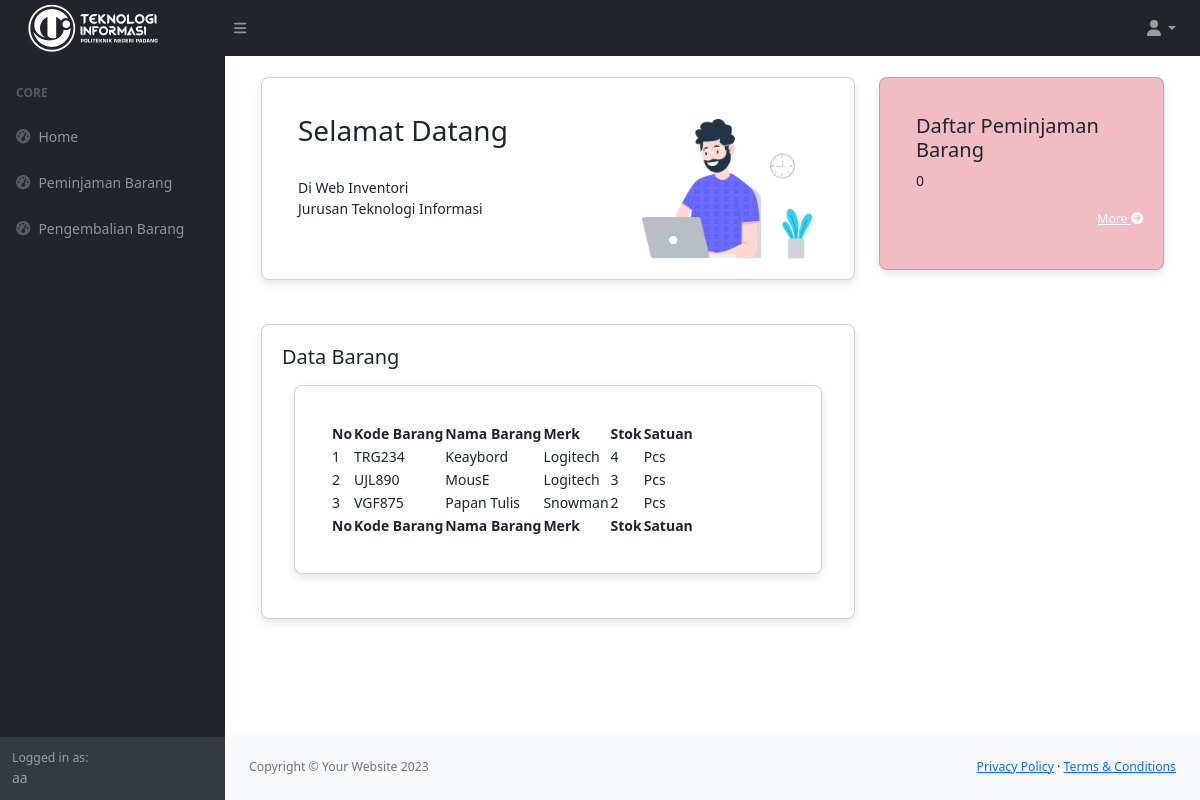
The app's page /index.php (signed in) with its own data.
### tables this page shows
CREATE TABLE `barang` (
  `kode` varchar(20) NOT NULL,
  `nama` varchar(50) NOT NULL,
  `merk` varchar(50) NOT NULL,
  `stok` varchar(50) NOT NULL DEFAULT '0',
  `satuan` varchar(50) NOT NULL
);

### home.php (the view, shortened to what this page needs)
<?php
$nama = $_SESSION['nama'];
$query2 = $db->query("SELECT COUNT(*) as kode FROM peminjaman LEFT JOIN mahasiswa ON peminjaman.nim=mahasiswa.nim WHERE mahasiswa.nama ='$nama' AND peminjaman.status = 'Selesai'");
$query3 = $db->query("SELECT COUNT(*) as kode FROM peminjaman WHERE status = 'Menunggu Konfirmasi'");
$barang2 = mysqli_fetch_assoc($query2);
?>
<br>
<div class="content-wrapper">
  <div class="container-xxl flex-grow-1 container-p-y">
    <div class="row">
      <div class="col-lg-8 mb-4 order-0">
        <div class="card">
          <div class="d-flex align-items-end row">
            <div class="col-sm-7">
              <div class="card-body">
                <h3 class="card-title text-dark">Selamat Datang</h3><br>
                <p class="mb-4">
                  Di Web Inventori <br> Jurusan Teknologi Informasi
                </p>
              </div>
            </div>
            <div class="col-sm-5 text-center text-sm-left">
              <div class="card-body pb-0 px-0 px-md-4">
                <img
                  src="man-with-laptop-light.png"
                  height="140"
                  alt="View Badge User"
                  data-app-dark-img="man-with-laptop-dark.png"
                  data-app-light-img="man-with-laptop-light.png" />
              </div>
            </div>
          </div>
        </div>
      </div>
        <?php if($_SESSION['level']=='user'){?>
          <div class="col-lg-4 col-md-4 " >
            <div class="row">
              <div class=" col-md-12 col-6 mb-4">
                <div class="card" style="background-color: #F2BCC4;">
                  <div class="card-body">
                    <h5><span>Daftar Peminjaman Barang</span></h5>
                    <i class="bx bx-up-arrow-alt"></i> <?= $barang2['kode']?>
                  </div>
                  <a href="index.php?page=peminjaman&aksi=daftar" class="link-light text-end"><small> More <i class="fas fa-arrow-circle-right"></i></small></a><br>
                </div>
              </div>
            </div>
          </div>
        <?php }?>
        <div class="col-12 col-lg-8 order-2 order-md-3 order-lg-2 mb-4">
          <div class="card">
            <div class="row row-bordered g-0">
              <div class="col-md-8">
                <h5 class="m-0 me-2 pb-3">Data Barang</h5>
              </div>
              <main>
                <div class="container">
                  <div class="card mb-4">
                      <div class="card-body">
                          <table id="datatablesSimple">
                              <thead>
                                  <tr>
                                      <th>No</th>
                                      <th>Kode Barang</th>
                                      <th>Nama Barang</th>
                                      <th>Merk</th>
                                      <th>Stok</th>
                                      <th>Satuan</th>
                                  </tr>
                              </thead>
                              <tfoot>
                                  <tr>
                                      <th>No</th>
                                      <th>Kode Barang</th>
                                      <th>Nama Barang</th>
                                      <th>Merk</th>
                                      <th>Stok</th>
                                      <th>Satuan</th>
                                  </tr>
                              </tfoot>
                              <tbody>
                                  <?php
                                      $query = "SELECT * FROM barang" ;
                                      $result = $db->query($query);
                                      $no=1;
                                      foreach($result as $row):
                                  ?>
                                  <tr>
                                      <td><?= $no++ ?></td>
                                      <td><?= $row['kode'] ?></td>
                                      <td><?= $row['nama'] ?></td>
                                      <td><?= $row['merk'] ?></td>
                                      <td><?= $row['stok'] ?></td>
                                      <td><?= $row['satuan'] ?></td>
                                  </tr>
                                  <?php endforeach; ?>
                              </tbody>
                          </table>
                      </div>
                  </div>
                </div>
              </main>
            </div>
          </div>
        </div>
    </div>
  </div>
</div>

### index.php (shortened to what this page needs)
<?php
    require 'koneksi.php';
?>
<!DOCTYPE html>
<html lang="en">
    <head>
        <link href="https://cdn.jsdelivr.net/npm/simple-datatables@7.1.2/dist/style.min.css" rel="stylesheet" />
        <link href="css/styles.css" rel="stylesheet" />
    </head>
    <body class="sb-nav-fixed">
        <nav class="sb-topnav navbar navbar-expand navbar-dark bg-dark">
            <a class="navbar-brand ps-3" href="index.php">
                <img width="160" src="3.png" class="center">
            </a>
            <button class="btn btn-link btn-sm order-1 order-lg-0 me-4 me-lg-0" id="sidebarToggle" href="#!"><i class="fas fa-bars"></i></button>
			<ul class="navbar-nav ms-auto me-0 me-md-3 my-2 my-md-0">
				<li class="nav-item dropdown">
					<a class="nav-link dropdown-toggle" id="navbarDropdown" href="#" role="button" data-bs-toggle="dropdown" aria-expanded="false"><i class="fas fa-user fa-fw"></i></a>
					<ul class="dropdown-menu dropdown-menu-end" aria-labelledby="navbarDropdown">
						<li><a class="dropdown-item" href="#!"><small><?php echo $_SESSION['level']; ?></a></li>
					</ul>
				</li>
			</ul>
        </nav>
        <div id="layoutSidenav">
            <div id="layoutSidenav_nav">
                <nav class="sb-sidenav accordion sb-sidenav-dark" id="sidenavAccordion">
                    <div class="sb-sidenav-menu">
                        <div class="nav">
                            <div class="sb-sidenav-menu-heading">Core</div>
                            <a class="nav-link" href="index.php">
                                <div class="sb-nav-link-icon"><i class="fas fa-tachometer-alt"></i></div>
                                Home
                            </a>
                            <?php if($_SESSION['level'] == 'user'){?>
                                <a class="nav-link" href="index.php?page=peminjaman">
                                    <div class="sb-nav-link-icon"><i class="fas fa-tachometer-alt"></i></div>
                                    Peminjaman Barang
                                </a>
                                <a class="nav-link" href="index.php?page=peminjaman&aksi=daftar">
                                    <div class="sb-nav-link-icon"><i class="fas fa-tachometer-alt"></i></div>
                                    Pengembalian Barang
                                </a>
                            <?php }?>
                        </div>
                    </div>
                    <div class="sb-sidenav-footer">
                        <div class="small">Logged in as:</div>
                        <?php echo $_SESSION['nama']; ?>
                    </div>
                </nav>
            </div>
            <div id="layoutSidenav_content">
                <main>
                    <div class="container-fluid px-4">
                        <?php
                        $p= isset($_GET['page']) ? $_GET['page'] : 'home';
                        if ($p=='home') include 'home.php';
                        ?>
                    </div>
                </main>
                <footer class="py-4 bg-light mt-auto">
                    <div class="container-fluid px-4">
                        <div class="d-flex align-items-center justify-content-between small">
                            <div class="text-muted">Copyright &copy; Your Website 2023</div>
                            <div>
                                <a href="#">Privacy Policy</a>
                                &middot;
                                <a href="#">Terms &amp; Conditions</a>
                            </div>
                        </div>
                    </div>
                </footer>
            </div>
        </div>
    </body>
</html>

### index.php (style rules this page uses)
.card { background-color: #fff; border-radius: 8px; box-shadow: 0 4px 8px rgba(0, 0, 0, 0.1); padding: 20px; margin-bottom: 20px; flex: 1; }

### records on screen
barang: kode "TRG234", nama "Keaybord", merk "Logitech", stok "4", satuan "Pcs"
barang: kode "UJL890", nama "MousE", merk "Logitech", stok "3", satuan "Pcs"
barang: kode "VGF875", nama "Papan Tulis", merk "Snowman", stok "2", satuan "Pcs"

### other values on screen
$_SESSION['nama'] "aa"
$barang2['kode'] "0"
